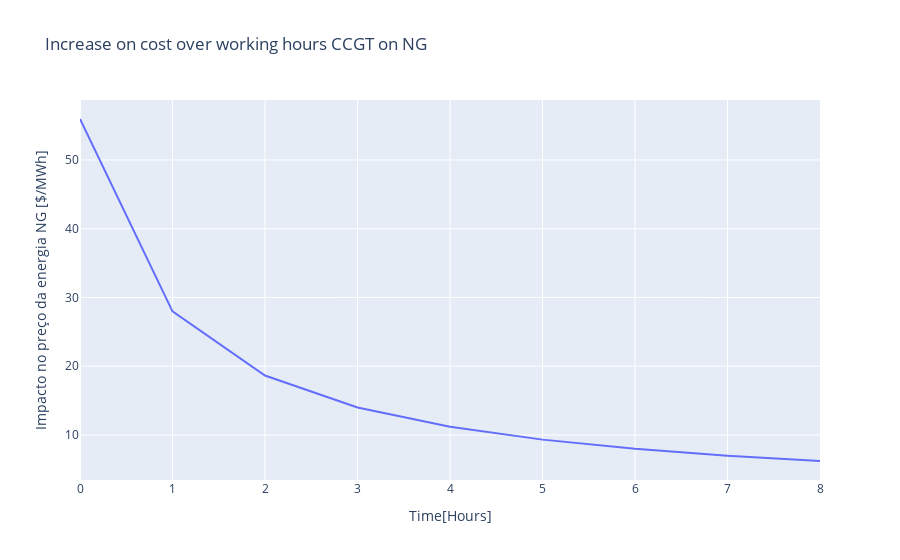

Notebook code cell kept with this figure:
### Code cell
total_natural_gas_CCGT=df2.loc[8,2]*media_day_cycles*potencia_termo
print("Total cost of a CCGT cycle on NG:",total_natural_gas_CCGT)

total_hydrogen_gas_CCGT=df2.loc[13,2]*media_day_cycles*potencia_termo
print("Total cost of a CCGT cycle on H:",total_hydrogen_gas_CCGT)

impact_over_time_ng_CCGT=[]
for i in range(1,10):
  impact_over_time_ng_CCGT.append(((df2.loc[8,2]*potencia_termo)/(potencia_termo*i)))

impact_over_time_h_CCGT=[]
for i in range(1,10):
  impact_over_time_h_CCGT.append(((df2.loc[13,2]*potencia_termo)/(potencia_termo*i)))

grafico_aumento_custo_CCGT_NG = GeradorGraficoFurnas("aumento-custo-CCGT-NG")

fig = grafico_aumento_custo_CCGT_NG.grafico_interativo_linha(list(range(10)),
                         impact_over_time_ng_CCGT,
                         "Time[Hours]",
                         "Impacto no preço da energia NG [$/MWh]",
                         "Increase on cost over working hours CCGT on NG")

# Botão para exportar gráfico no formato PDF
grafico_aumento_custo_CCGT_NG.botao_exportar_pdf()

grafico_aumento_custo_CCGT_H = GeradorGraficoFurnas("aumento-custo-CCGT-H")

fig2 = grafico_aumento_custo_CCGT_H.grafico_interativo_linha(list(range(10)),
                         impact_over_time_h_CCGT,
                         "Time[Hours]",
                         "Impacto no preço da energia H [$/MWh]",
                         "Increase on cost over working hours CCGT on H")

# Botão para exportar gráfico no formato PDF
grafico_aumento_custo_CCGT_H.botao_exportar_pdf()

# plt.plot(range(1,10),impact_over_time_ng_CCGT)
# plt.title("Increase on cost over working hours CCGT on NG")
# plt.xlabel("Time[Hours]")
# plt.ylabel("Impacto no preço da energia NG [$/MWh]")
# plt.show()

# plt.plot(range(1,10),impact_over_time_h_CCGT)
# plt.title("Increase on cost over working hours CCGT on H")
# plt.xlabel("Time[Hours]")
# plt.ylabel("Impacto no preço da energia H [$/MWh]")
# plt.show()

### Figure 1 — Plotly figure (JSON) as saved in the notebook; plotly's stock layout.template omitted (floating-point values rounded to 4 significant figures)
{"data": [{"mode": "lines", "name": "", "type": "scatter", "x": [0, 1, 2, 3, 4, 5, 6, 7, 8, 9], "y": [55.95, 27.98, 18.65, 13.99, 11.19, 9.326, 7.993, 6.994, 6.217]}], "layout": {"legend": {"title": {"text": "Legenda"}}, "title": {"text": "Increase on cost over working hours CCGT on NG"}, "xaxis": {"title": {"text": "Time[Hours]"}}, "yaxis": {"title": {"text": "Impacto no preço da energia NG [$/MWh]"}}}}
